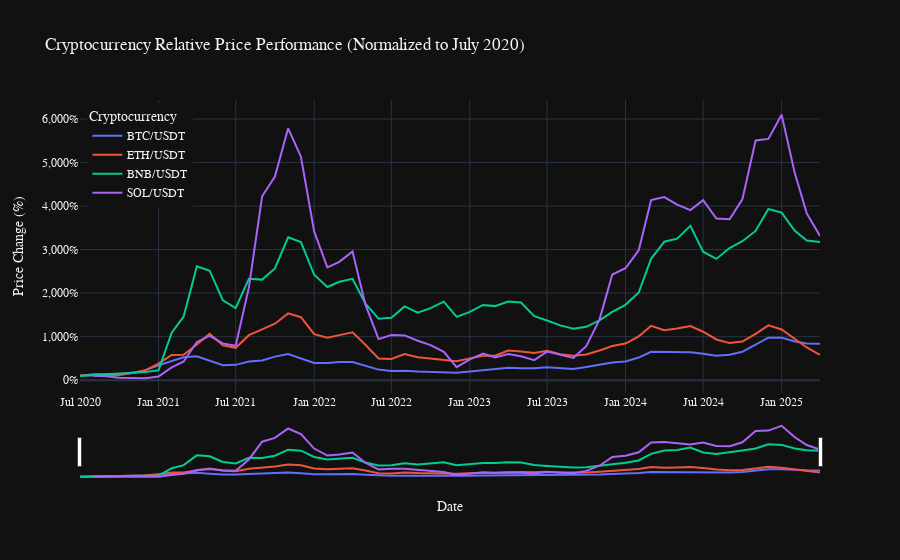

The code cell stored with this chart in its notebook:
### Code cell
#%% Create the normalized price evolution graph

# Create the figure
fig = px.line(
    normalized_df,
    x='timestamp',
    y='normalized_price',
    color='symbols',
    title='Cryptocurrency Relative Price Performance (Normalized to July 2020)',
    labels={
        'timestamp': 'Date',
        'normalized_price': 'Price Change (%)',
        'symbols': 'Cryptocurrency'
    }
)

# Customize the layout
fig.update_layout(
    template='plotly_dark',
    hovermode='x unified',
    font_family="IBM Plex Sans",
    legend=dict(
        yanchor="top",
        y=0.99,
        xanchor="left",
        x=0.01
    ),
    xaxis_title="Date",
    yaxis_title="Price Change (%)",
    yaxis=dict(tickformat=',d', ticksuffix='%')  # Format y-axis as percentage
)

# Add range slider
fig.update_xaxes(rangeslider_visible=True)

# Show the plot
fig.show()
